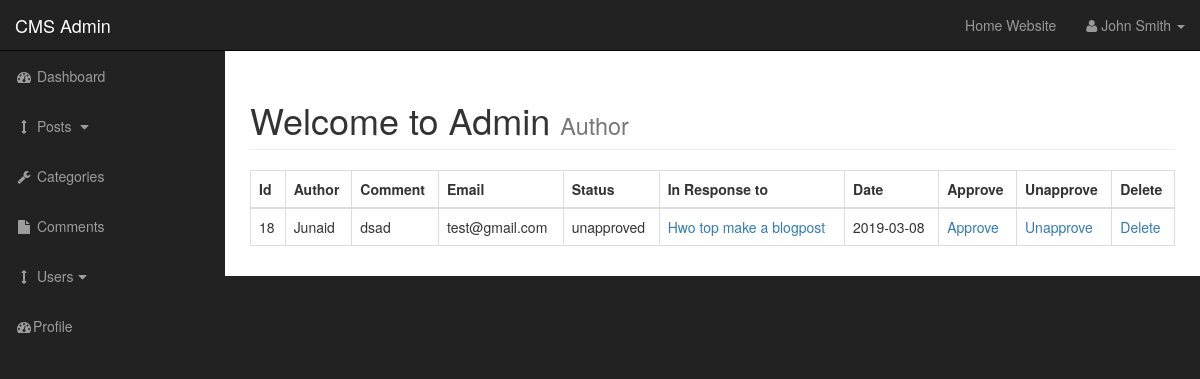
The page /admin/comments.php (signed in) on the database as committed earlier.
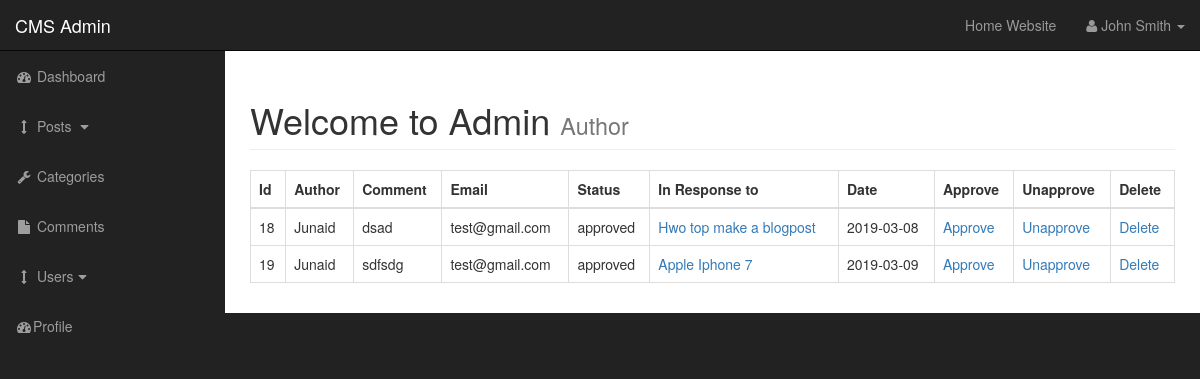
The same page on the database as committed later.
### tables this page shows
CREATE TABLE `comments` (
  `comment_id` int(3) NOT NULL,
  `comment_post_id` int(3) NOT NULL,
  `comment_author` varchar(255) NOT NULL,
  `comment_email` varchar(255) NOT NULL,
  `comment_content` text NOT NULL,
  `comment_status` varchar(255) NOT NULL,
  `comment_date` date NOT NULL
);

CREATE TABLE `posts` (
  `post_id` int(3) NOT NULL,
  `post_category_id` int(3) NOT NULL,
  `post_title` varchar(255) NOT NULL,
  `post_author` varchar(255) NOT NULL,
  `post_date` date NOT NULL,
  `post_image` text NOT NULL,
  `post_content` text NOT NULL,
  `post_tags` varchar(255) NOT NULL,
  `post_comment_count` int(11) NOT NULL,
  `post_status` varchar(255) NOT NULL DEFAULT 'draft'
);

### admin/includes/view_all_comments.php (the view, shortened to what this page needs)
       <table class="table table-hovered table-bordered">
                <thead>
                <tr>
                    <th>Id</th>
                      <th>Author</th>
                      <th>Comment</th>
                      <th>Email</th>
                      <th>Status</th>
                      <th>In Response to</th>
                      <th>Date</th>
                    <th>Approve</th>
                    <th>Unapprove</th>
                    <th>Delete</th>
                </tr>
                </thead>
                <tbody>
      <?php
$query = "SELECT * FROM comments";
$select_comments = mysqli_query($connection,$query);
while($row = mysqli_fetch_assoc($select_comments)) {
    $comment_id          = $row['comment_id'];
    $comment_post_id     = $row['comment_post_id'];
    $comment_author      = $row['comment_author'];
    $comment_content     = $row['comment_content'];
    $comment_email       = $row['comment_email'];
    $comment_status      = $row['comment_status'];
    $comment_date        = $row['comment_date'];
    echo "<tr>";
    ?>                <?php
    echo "<td>$comment_id </td>";
    echo "<td>$comment_author</td>";
    echo "<td>$comment_content</td>";
    echo "<td>$comment_email</td>";
    echo "<td>$comment_status</td>";
    $query = "SELECT * FROM posts WHERE post_id = $comment_post_id ";
    $select_post_id_query = mysqli_query($connection,$query);
    while($row = mysqli_fetch_assoc($select_post_id_query)){
    $post_id = $row['post_id'];
    $post_title = $row['post_title'];
        echo "<td><a href='../post.php?p_id=$post_id'>$post_title</a></td>";
    }
    echo "<td>$comment_date</td>";
    echo "<td><a href='comments.php?approve=$comment_id'>Approve</a></td>";
    echo "<td><a href='comments.php?unapprove=$comment_id'>Unapprove</a></td>";
    echo "<td><a href='comments.php?delete=$comment_id'>Delete</a></td>";
    echo "</tr>";
}
  ?>
                </tbody>
            </table>

Rows that differ between the two databases and show on the page:
changed comments "dsad": comment_status "unapproved" → "approved"
added comments: comment_id "19", comment_author "Junaid", comment_content "sdfsdg", comment_email "test@gmail.com", comment_status "approved", comment_date "2019-03-09"
now on this page (row edited): posts: post_title "Apple Iphone 7", shown under "19"
